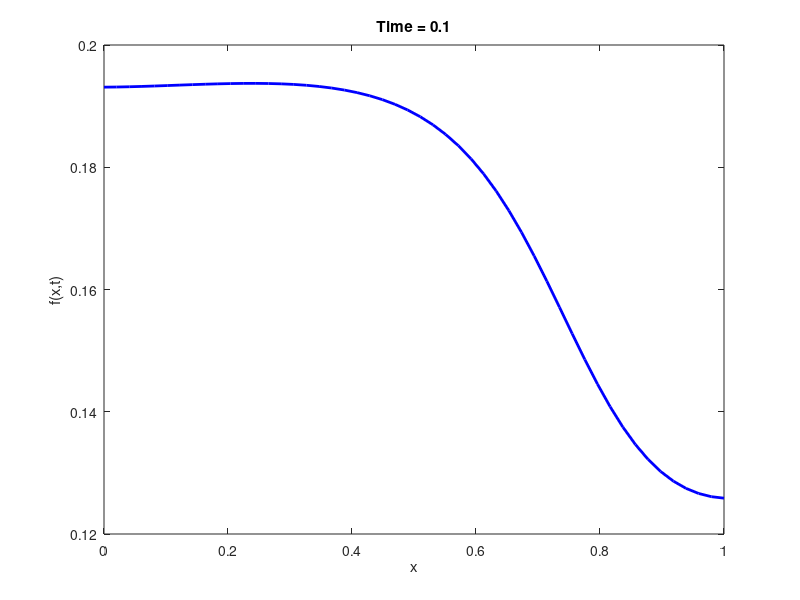

The MATLAB script that drew this image:
%solve a function of the kind d(f(x,t))/dt=div(A(x) grad(f(x,t)))
clear all;close all
function godunov_diffusion_solver_variable_A()
    % Parameters
    L = 1;          % Length of domain
    Nx = 50;        % Number of spatial points
    dx = L / Nx;    % Spatial step
    T = 0.1;        % Final time
    dt = 0.001;     % Time step
    Nt = T / dt;    % Number of time steps
    
    x = linspace(0, L, Nx)';  % Spatial grid
    f = exp(-100 * (x - 0.5).^2);  % Initial condition (Gaussian)
    
    % Variable diffusion coefficient A(x)
    A = 1 + 0.5 * sin(2 * pi * x);  % Example: oscillating A(x)
    
    % Compute A at half points (cell interfaces)
    A_half = zeros(Nx-1,1);
    for i = 1:Nx-1
        A_half(i) = (A(i) + A(i+1)) / 2;  % Arithmetic mean
    end
    
    % Construct the diffusion matrix with variable A(x)
    D = spalloc(Nx, Nx, 3 * Nx);  % Sparse matrix
    
    for i = 2:Nx-1
        D(i, i-1) = A_half(i-1) / dx^2;
        D(i, i) = -(A_half(i-1) + A_half(i)) / dx^2;
        D(i, i+1) = A_half(i) / dx^2;
    end
    
    % Neumann boundary conditions (zero flux)
    D(1,1) = -A_half(1) / dx^2;
    D(1,2) = A_half(1) / dx^2;
    D(end,end-1) = A_half(end) / dx^2;
    D(end,end) = -A_half(end) / dx^2;
    
    % Time stepping using Godunov splitting
    for n = 1:Nt
        % Step 1: Solve the diffusion equation (implicit Euler)
        f = (speye(Nx) - dt * D) \ f;
        
        % Additional steps for other terms can be inserted here
        
        % Visualization
        if mod(n, 50) == 0
            plot(x, f, 'b', 'LineWidth', 2);
            title(['Time = ', num2str(n * dt)]);
            xlabel('x'); ylabel('f(x,t)');
            drawnow;
        end
    end
end
godunov_diffusion_solver_variable_A();